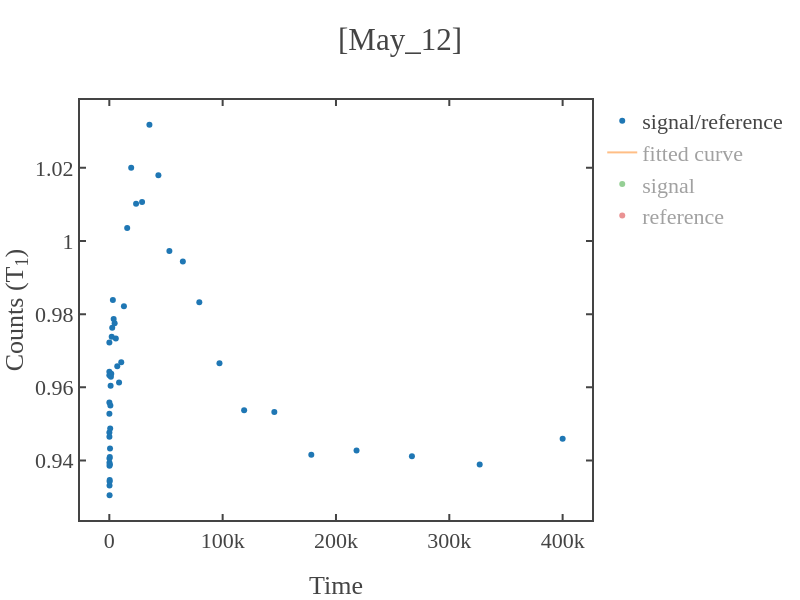

The notebook cell saved with this chart:
### Code cell
# loading the data 
load_data = dict(np.load(total_path))
time_axis,signal_photon,reference_samples,signal_samples = data_to_time_signal(load_data,samples,first=first_sig_ref)


x=time_axis[1:]
y=signal_photon[1:]
guess_parameters = np.array([0.7,1,50e3])  # input these paramters(serially) with your guess  
fitting_function = 'exp'   # y0+y_max*np.exp(-x/tau)
fitting_range = False   # for x-axis 

# fitting the data
x_fit,y_fit,coefficient,error_bars = fit_func(x,y,fit_range=fitting_range,func=fitting_function,guess_params=guess_parameters) 
if len(str(int(coefficient[2])))>7 or coefficient[2]<0:
    print('Fitted lifetime seems too long (more than 10ms) or negative.')
    print('If not expected for T1 exp, retry with increasing or decreasing the evolution time of the sequence.')
# plotting the data 
fig1 = simple_plot(x,y,show=False,x_name = "Time",y_name = "Counts (T<sub>1</sub>)",mode='markers',title=f'{date}',curve_name='signal/reference')
fig2 = simple_plot(x_fit,y_fit,show=False,x_name = "Time",y_name = "Counts (T<sub>1</sub>)",mode='lines',title=f'{date}',curve_name='fitted curve')
fig3 = simple_plot(x,signal_samples[1:],show=False,x_name = "Time",y_name = "Counts (T<sub>1</sub>)",mode='markers',title=f'{date}',curve_name='signal')
fig4 = simple_plot(x,reference_samples[1:],show=False,x_name = "Time",y_name = "Counts (T<sub>1</sub>)",mode='markers',title=f'{date}',curve_name='reference')

add_figures([fig1,fig2,fig3,fig4],show=True,x_name = "Time",y_name = "Counts (T<sub>1</sub>)",title=f'[{date}]')

### Figure 1 — Plotly figure (JSON) as saved in the notebook; plotly's stock layout.template omitted (floating-point values rounded to 4 significant figures)
{"data": [{"mode": "markers", "name": "signal/reference", "showlegend": true, "type": "scatter", "x": [24, 29, 36, 44, 54, 67, 82, 100, 123, 150, 184, 226, 276, 338, 414, 507, 621, 760, 930, 1139, 1394, 1706, 2088, 2556, 3129, 3830, 4688, 5738, 7023, 8596, 10522, 12878, 15763, 19294, 23616, 28905, 35380, 43305, 53004, 64877, 79408, 97195, 118965, 145612, 178227, 218148, 267010, 326817, 400020], "y": [0.9643, 0.9723, 0.9633, 0.9558, 0.9476, 0.9528, 0.9465, 0.9394, 0.9405, 0.9385, 0.9332, 0.9305, 0.9342, 0.9347, 0.941, 0.9389, 0.9432, 0.9488, 0.955, 0.9604, 0.9629, 0.9637, 0.9738, 0.9763, 0.9839, 0.9787, 0.9775, 0.9734, 0.9657, 0.9613, 0.9668, 0.9822, 1.004, 1.02, 1.01, 1.011, 1.032, 1.018, 0.9973, 0.9944, 0.9833, 0.9666, 0.9538, 0.9533, 0.9415, 0.9427, 0.9411, 0.9389, 0.946]}, {"mode": "lines", "name": "fitted curve", "showlegend": true, "type": "scatter", "visible": "legendonly", "x": [24, 29, 36, 44, 54, 67, 82, 100, 123, 150, 184, 226, 276, 338, 414, 507, 621, 760, 930, 1139, 1394, 1706, 2088, 2556, 3129, 3830, 4688, 5738, 7023, 8596, 10522, 12878, 15763, 19294, 23616, 28905, 35380, 43305, 53004, 64877, 79408, 97195, 118965, 145612, 178227, 218148, 267010, 326817, 400020], "y": [0.9667, 0.9667, 0.9667, 0.9667, 0.9667, 0.9667, 0.9667, 0.9667, 0.9667, 0.9667, 0.9667, 0.9667, 0.9667, 0.9667, 0.9667, 0.9667, 0.9667, 0.9667, 0.9667, 0.9667, 0.9667, 0.9666, 0.9666, 0.9666, 0.9666, 0.9665, 0.9665, 0.9664, 0.9664, 0.9663, 0.9662, 0.9661, 0.9659, 0.9658, 0.9655, 0.9653, 0.965, 0.9646, 0.9641, 0.9635, 0.9628, 0.9619, 0.9608, 0.9594, 0.9578, 0.9558, 0.9534, 0.9504, 0.9467]}, {"mode": "markers", "name": "signal", "showlegend": true, "type": "scatter", "visible": "legendonly", "x": [24, 29, 36, 44, 54, 67, 82, 100, 123, 150, 184, 226, 276, 338, 414, 507, 621, 760, 930, 1139, 1394, 1706, 2088, 2556, 3129, 3830, 4688, 5738, 7023, 8596, 10522, 12878, 15763, 19294, 23616, 28905, 35380, 43305, 53004, 64877, 79408, 97195, 118965, 145612, 178227, 218148, 267010, 326817, 400020], "y": [10.27, 10.25, 10.15, 10.08, 10.05, 10.07, 10.03, 9.965, 9.942, 9.915, 9.902, 9.895, 9.901, 9.925, 9.981, 9.965, 10.04, 10.1, 10.15, 10.22, 10.24, 10.29, 10.39, 10.46, 10.51, 10.47, 10.49, 10.48, 10.44, 10.49, 10.56, 10.73, 10.96, 11.18, 11.24, 11.44, 11.77, 11.84, 12.0, 12.12, 12.24, 12.39, 12.44, 12.53, 12.63, 12.71, 12.75, 12.85, 12.96]}, {"mode": "markers", "name": "reference", "showlegend": true, "type": "scatter", "visible": "legendonly", "x": [24, 29, 36, 44, 54, 67, 82, 100, 123, 150, 184, 226, 276, 338, 414, 507, 621, 760, 930, 1139, 1394, 1706, 2088, 2556, 3129, 3830, 4688, 5738, 7023, 8596, 10522, 12878, 15763, 19294, 23616, 28905, 35380, 43305, 53004, 64877, 79408, 97195, 118965, 145612, 178227, 218148, 267010, 326817, 400020], "y": [10.65, 10.55, 10.53, 10.55, 10.6, 10.57, 10.59, 10.61, 10.57, 10.56, 10.61, 10.63, 10.6, 10.62, 10.61, 10.61, 10.64, 10.64, 10.63, 10.64, 10.64, 10.67, 10.67, 10.71, 10.68, 10.7, 10.73, 10.77, 10.81, 10.91, 10.92, 10.93, 10.92, 10.96, 11.13, 11.32, 11.4, 11.63, 12.03, 12.19, 12.45, 12.82, 13.04, 13.14, 13.41, 13.48, 13.55, 13.69, 13.7]}], "layout": {"height": 600, "title": {"text": "[May_12]"}, "width": 800, "xaxis": {"autorange": true, "range": [-25870.0, 425900.0], "title": {"text": "Time"}, "type": "linear"}, "yaxis": {"autorange": true, "range": [0.9237, 1.039], "title": {"text": "Counts (T<sub>1</sub>)"}, "type": "linear"}}}
